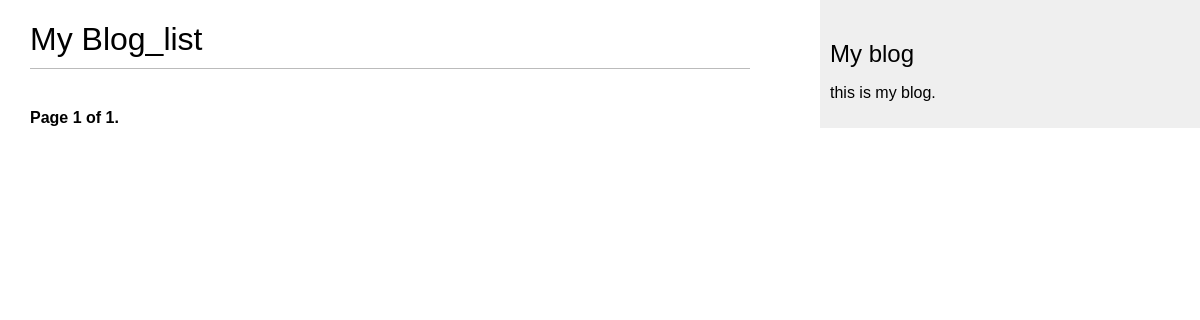
Before: /blog/ with the older database file.
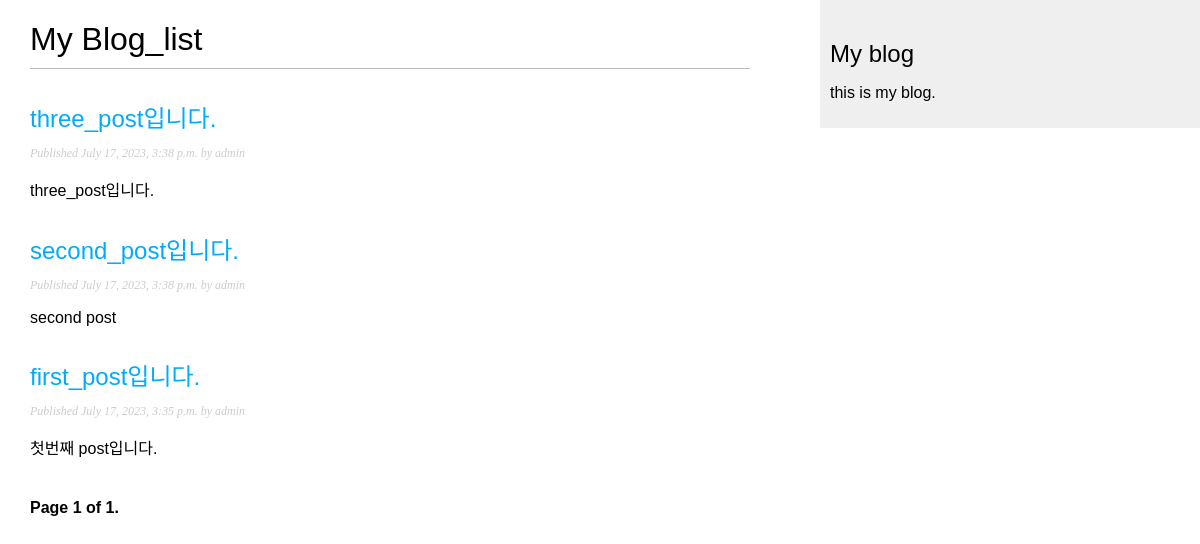
After: the same page with the newer database file.
### blog/models.py (models this page shows, shortened)
class Post(models.Model):
    class Status(models.TextChoices):
        DRAFT = 'DF', 'Draft'
        PUBLISHED = 'PB', 'Published'
    title = models.CharField(max_length=250)
    slug = models.SlugField(max_length=250, unique_for_date='publish', allow_unicode=True)
    author = models.ForeignKey(
        User,
        on_delete=models.CASCADE,
        related_name='blog_posts'
    )
    body = models.TextField()
    publish = models.DateTimeField(default=timezone.now)
    created = models.DateTimeField(auto_now_add=True)
    updated = models.DateTimeField(auto_now=True)
    status = models.CharField(
        max_length=2,
        choices=Status.choices,
        default=Status.DRAFT
    )
    objects = models.Manager()
    published = PublishedManager()
    class Meta:
        ordering = ['-publish']
        indexes = [
            models.Index(fields=['-publish']),
        ]
    def get_absolute_url(self):
        return reverse('blog:post_detail',
                       args=[self.publish.year,
                             self.publish.month,
                             self.publish.day,
                             self.slug])

### blog/views.py (the view)
# urls.py: path('',views.PostListView.as_view(),name='post_list'),
class PostListView(ListView):
    queryset = Post.published.all()
    context_object_name = 'posts'
    paginate_by = 3
    template_name = 'blog/post/list.html'

### blog/templates/blog/post/list.html (shortened to what this page needs)
{% extends 'blog/base.html' %}
{% block content %}
    <h1>My Blog_list</h1>
    {% for post in posts %}
        <h2>
            <a href="{{ post.get_absolute_url }}">
                {{ post.title }}
            </a>
        </h2>
        <p class="date">
            Published {{ post.publish }} by {{ post.author }}
        </p>
        {{ post.body|truncatewords:30|linebreaks }}
    {% endfor %}
    {% include "pagination.html" with page=page_obj %}
{% endblock content %}

Changed rows visible on the page:
now on this page (row edited): Post: title "three_post입니다.", publish "July 17, 2023, 3:38 p.m.", author "admin", body "three_post입니다."
now on this page (row edited): Post: title "second_post입니다.", publish "July 17, 2023, 3:38 p.m.", author "admin", body "second post"
now on this page (row edited): Post: title "first_post입니다.", publish "July 17, 2023, 3:35 p.m.", author "admin", body "첫번째 post입니다."
